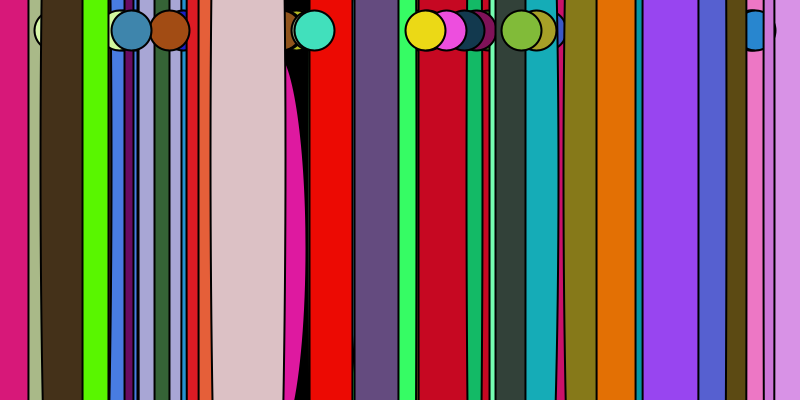
Frame 1 (no input)
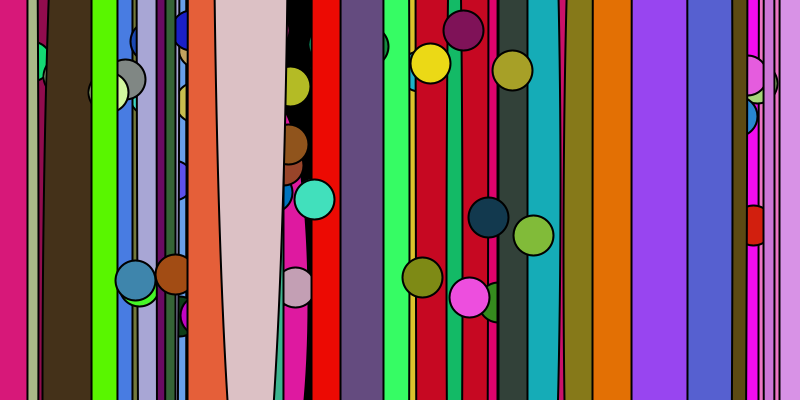
Frame 60 (the mouse pressed at the canvas centre just before this capture)
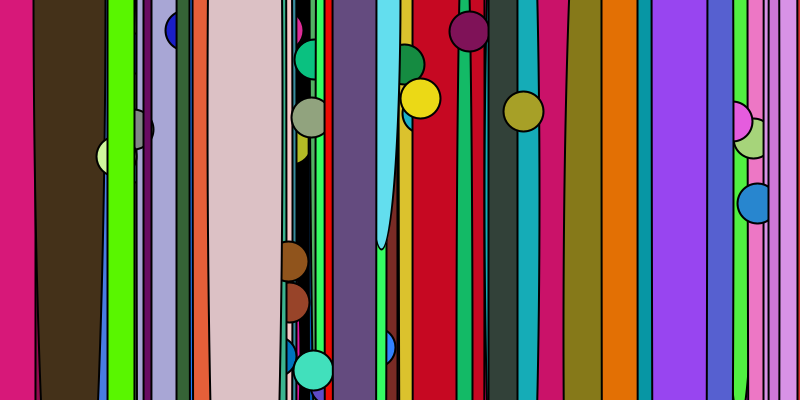
Frame 120 (the mouse held since frame 60 and released just before this capture)

The Processing sketch that drew these frames (run headless with seeded random() and noise(); from frame 60 on, the mouse is pressed at the canvas centre):

// Processing sketch: my_lava
// ── my_lava.pde

//Lava mylava;

Lava[] bubbles = new Lava [100];
Lava[] bibbles = new Lava [100];

void setup() {
  size(800,400);
  
  //mylava = new Lava(color(255,0,0),30,40,40);
  for(int i = 0; i < bubbles.length; i++){
  bubbles[i] = new Lava(color(random(255),random(255),random(255)),30,40,40);
  bibbles[i] = new Lava(color(random(255),random(255),random(255)),255-i,random(80),random(8000));
  }
}

void draw(){
  background(0);
  //mylava.display();
  //mylava.move();
  for (int i = 0; i <bubbles.length; i++) {
    bubbles[i].display();
    bubbles[i].move();
    bibbles[i].display();
    bibbles[i].move();
}
}

// ── lava.pde
class Lava{
  color c;
  float ypos;
  float xscale;
  float yscale;
  
  float rspeed = random(5);
  float rxpos = random(width);
  
  
  
  
  Lava(color tempColor, float tempYpos, float tempXscale, float tempYscale){
  
    c = tempColor;
    ypos = tempYpos;
    xscale = tempXscale;
    yscale = tempYscale;
  }
  
  
  
  void display() {
    strokeWeight(2);
    fill(c);
    ellipse(rxpos,ypos,xscale,yscale);
  }
  
  void move() {
    ypos = ypos + rspeed;
    rxpos = rxpos + random(-3,3);
    
    if(ypos >= height){
      ypos = -230;
    
  }
}
}
